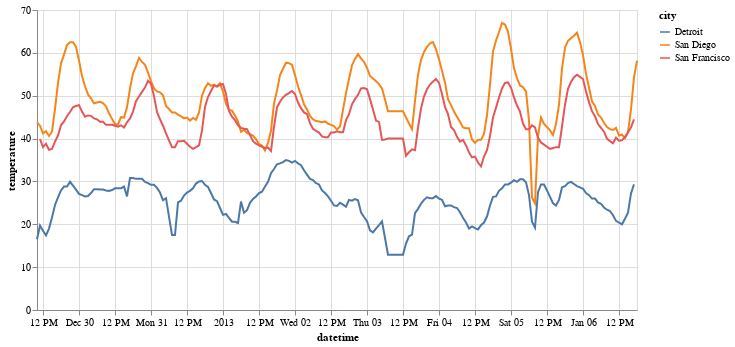

The code cell stored with this chart in its notebook:
### Markdown cell above
## Plotting the data

Now that we have "melted" the DataFrame, it is easy to plot using Altair.

Our goal is to predict these values using scikit-learn.  This will be our first time using a decision tree for regression (as opposed to classification).

### Code cell
c_true = alt.Chart(df3[6400:7000]).mark_line().encode(
    x="datetime",
    y="temperature",
    color="city",
    tooltip=["city", "temperature", "datetime"]
).properties(
    width=600
)

c_true

### Figure 1 — Vega-Lite specification as saved in the notebook (floating-point values rounded to 4 significant figures; data arrays with more than 128 entries replaced by an {"elided": "..."} marker saying what was removed)
{"config": {"view": {"continuousWidth": 400, "continuousHeight": 300}}, "data": {"name": "data-98c1eb3b7d11bf93af34bff84a4fc7fe"}, "mark": "line", "encoding": {"color": {"field": "city", "type": "nominal"}, "tooltip": [{"field": "city", "type": "nominal"}, {"field": "temperature", "type": "quantitative"}, {"field": "datetime", "type": "temporal"}], "x": {"field": "datetime", "type": "temporal"}, "y": {"field": "temperature", "type": "quantitative"}}, "width": 600, "$schema": "https://vega.github.io/schema/vega-lite/v4.17.0.json", "datasets": {"data-98c1eb3b7d11bf93af34bff84a4fc7fe": {"elided": "600 records"}}}
